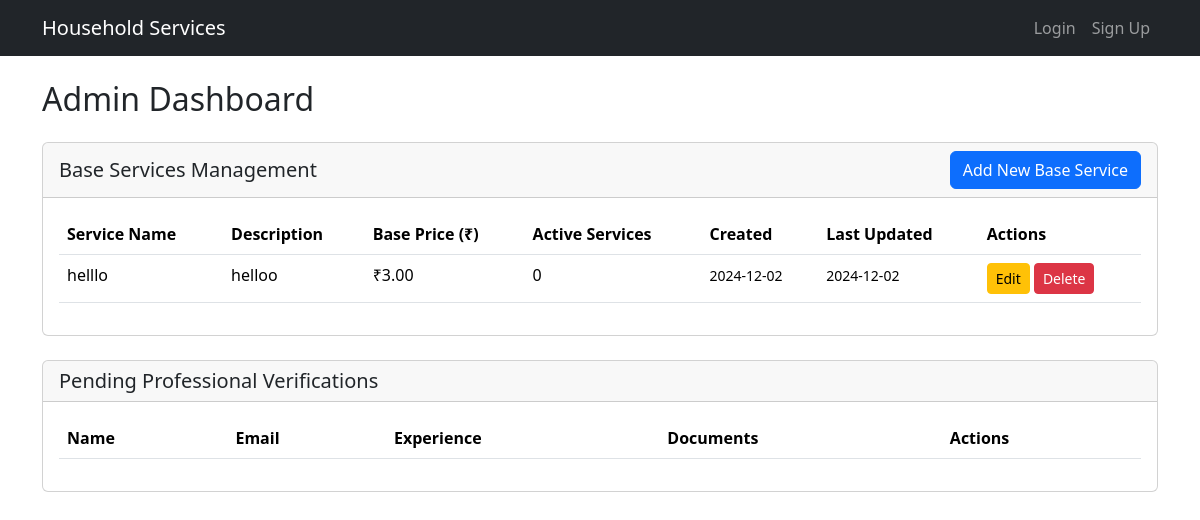
/admin-dashboard, run on an earlier commit of the app's database.
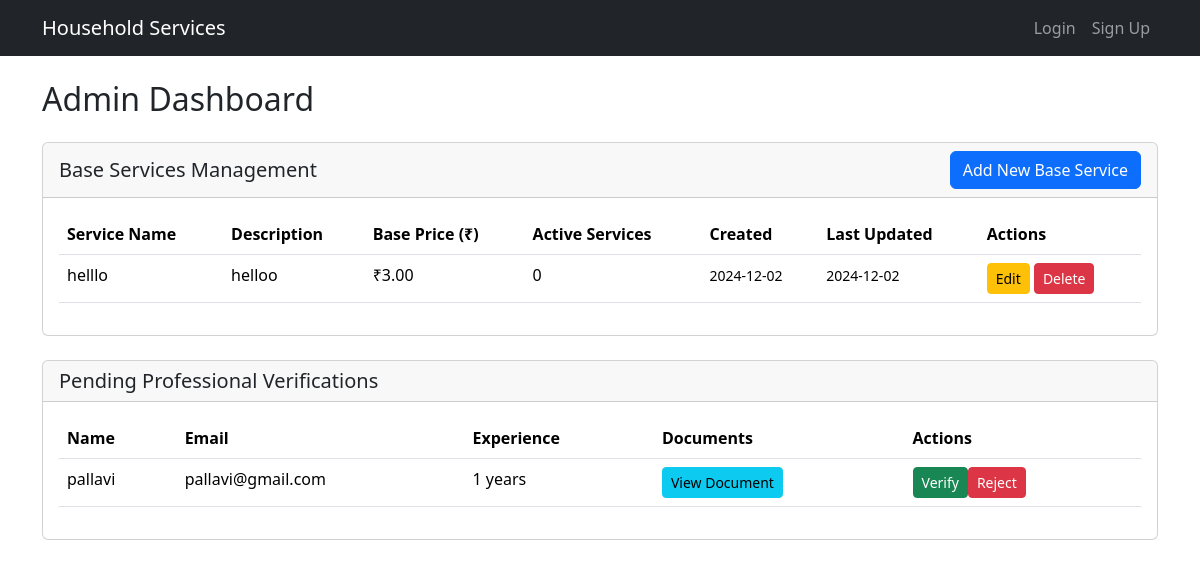
And on a later commit of the database.
### models.py (models this page shows)
class BaseService(db.Model):
    id = db.Column(db.Integer, primary_key=True)
    name = db.Column(db.String(100), nullable=False)
    description = db.Column(db.Text, nullable=False)
    price = db.Column(db.Float, nullable=False)
    created_at = db.Column(db.DateTime, nullable=False, default=db.func.current_timestamp())
    updated_at = db.Column(db.DateTime, nullable=False, default=db.func.current_timestamp(), onupdate=db.func.current_timestamp())
    services = db.relationship('Service', backref='base_service', lazy=True)

class ProfessionalDetails(db.Model):
    id = db.Column(db.Integer, primary_key=True)
    user_id = db.Column(db.Integer, db.ForeignKey('user.id'), nullable=False)
    email = db.Column(db.String(120), unique=True, nullable=False)
    fullname = db.Column(db.String(100), nullable=False)
    service_id = db.Column(db.Integer, db.ForeignKey('base_service.id'), nullable=False)
    experience_years = db.Column(db.Integer, nullable=False)
    document_path = db.Column(db.String(200), nullable=False)
    address = db.Column(db.Text, nullable=False)
    pin_code = db.Column(db.String(10), nullable=False)
    status = db.Column(db.String(20), nullable=False, default='pending')
    user = db.relationship('User', backref=db.backref('professional_details', lazy=True))
    service = db.relationship('BaseService', backref=db.backref('professionals', lazy=True))

### app.py (the view)
@app.route("/admin-dashboard")
def admin_dashboard():
    pending_professionals = ProfessionalDetails.query.filter_by(status='pending').all()
    services = BaseService.query.order_by(BaseService.name).all()
    return render_template("admin_dashboard.html",
                         pending_professionals=pending_professionals,
                         services=services)

### templates/admin_dashboard.html (shortened to what this page needs)
{% extends "base.html" %}
{% block content %}
<div class="container mt-4">
    <h2 class="mb-4">Admin Dashboard</h2>
    <div class="row mb-4">
        <div class="col-12">
            <div class="card">
                <div class="card-header d-flex justify-content-between align-items-center">
                    <h5 class="card-title mb-0">Base Services Management</h5>
                    <button class="btn btn-primary" data-bs-toggle="modal" data-bs-target="#addServiceModal">
                        Add New Base Service
                    </button>
                </div>
                <div class="card-body">
                    <div class="table-responsive">
                        <table class="table table-hover">
                            <thead>
                                <tr>
                                    <th>Service Name</th>
                                    <th>Description</th>
                                    <th>Base Price (₹)</th>
                                    <th>Active Services</th>
                                    <th>Created</th>
                                    <th>Last Updated</th>
                                    <th>Actions</th>
                                </tr>
                            </thead>
                            <tbody>
                                {% for service in services %}
                                <tr>
                                    <td>{{ service.name }}</td>
                                    <td>{{ service.description[:100] }}{% if service.description|length > 100 %}...{% endif %}</td>
                                    <td>₹{{ "%.2f"|format(service.price) }}</td>
                                    <td>{{ service.services|length }}</td>
                                    <td><small>{{ service.created_at.strftime('%Y-%m-%d') }}</small></td>
                                    <td><small>{{ service.updated_at.strftime('%Y-%m-%d') }}</small></td>
                                    <td>
                                        <button class="btn btn-warning btn-sm"
                                                data-bs-toggle="modal"
                                                data-bs-target="#editServiceModal{{ service.id }}">
                                            Edit
                                        </button>
                                        <form action="{{ url_for('delete_service', id=service.id) }}"
                                              method="post"
                                              style="display: inline;"
                                              onsubmit="return confirm('Are you sure you want to delete this base service? This will remove all professional services using this base service.')">
                                            <button type="submit" class="btn btn-danger btn-sm">Delete</button>
                                        </form>
                                    </td>
                                </tr>
                                {% endfor %}
                            </tbody>
                        </table>
                    </div>
                </div>
            </div>
        </div>
    </div>
    <div class="row">
        <div class="col-12">
            <div class="card">
                <div class="card-header">
                    <h5 class="card-title mb-0">Pending Professional Verifications</h5>
                </div>
                <div class="card-body">
                    <div class="table-responsive">
                        <table class="table">
                            <thead>
                                <tr>
                                    <th>Name</th>
                                    <th>Email</th>
                                    <th>Experience</th>
                                    <th>Documents</th>
                                    <th>Actions</th>
                                </tr>
                            </thead>
                            <tbody>
                                {% for professional in pending_professionals %}
                                <tr>
                                    <td>{{ professional.fullname }}</td>
                                    <td>{{ professional.email }}</td>
                                    <td>{{ professional.experience_years }} years</td>
                                    <td>
                                        <a href="{{ url_for('serve_file', filename=professional.document_path) }}"
                                           target="_blank"
                                           class="btn btn-info btn-sm">View Document</a>
                                    </td>
                                    <td>
                                        <div class="btn-group">
                                            <form action="{{ url_for('verify_professional', id=professional.id) }}"
                                                  method="post"
                                                  style="display: inline;">
                                                <button type="submit" class="btn btn-success btn-sm">Verify</button>
                                            </form>
                                            <form action="{{ url_for('reject_professional', id=professional.id) }}"
                                                  method="post"
                                                  style="display: inline;">
                                                <button type="submit" class="btn btn-danger btn-sm">Reject</button>
                                            </form>
                                        </div>
                                    </td>
                                </tr>
                                {% endfor %}
                            </tbody>
                        </table>
                    </div>
                </div>
            </div>
        </div>
    </div>
</div>
{% endblock %}

### templates/base.html (shortened to what this page needs)
<!DOCTYPE html>
<html lang="en">
<head>
    <link href="https://cdn.jsdelivr.net/npm/bootstrap@5.3.2/dist/css/bootstrap.min.css" rel="stylesheet">
</head>
<body>
    <nav class="navbar navbar-expand-lg navbar-dark bg-dark">
        <div class="container">
            <a class="navbar-brand" href="{{ url_for('home') }}">Household Services</a>
            <div class="collapse navbar-collapse" id="navbarNav">
                <ul class="navbar-nav ms-auto">
                    {% if session.get('user_id') %}
                        {% if session.get('role') == 'user' %}
                            <li class="nav-item">
                                <a class="nav-link" href="{{ url_for('user_dashboard') }}">Dashboard</a>
                            </li>
                        {% elif session.get('role') == 'professional' %}
                            <li class="nav-item">
                                <a class="nav-link" href="{{ url_for('professional_dashboard') }}">Dashboard</a>
                            </li>
                        {% elif session.get('role') == 'admin' %}
                            <li class="nav-item">
                                <a class="nav-link" href="{{ url_for('admin_dashboard') }}">Dashboard</a>
                            </li>
                        {% endif %}
                        <li class="nav-item">
                            <a class="nav-link" href="{{ url_for('logout') }}">Logout</a>
                        </li>
                    {% else %}
                        <li class="nav-item">
                            <a class="nav-link" href="{{ url_for('login') }}">Login</a>
                        </li>
                        <li class="nav-item">
                            <a class="nav-link" href="{{ url_for('register') }}">Sign Up</a>
                        </li>
                    {% endif %}
                </ul>
            </div>
        </div>
    </nav>
    <main>
        {% block content %}{% endblock %}
    </main>
</body>
</html>

What changed in the data, as far as the page shows it:
added ProfessionalDetails: fullname "pallavi", email "pallavi@gmail.com", experience_years "1"
